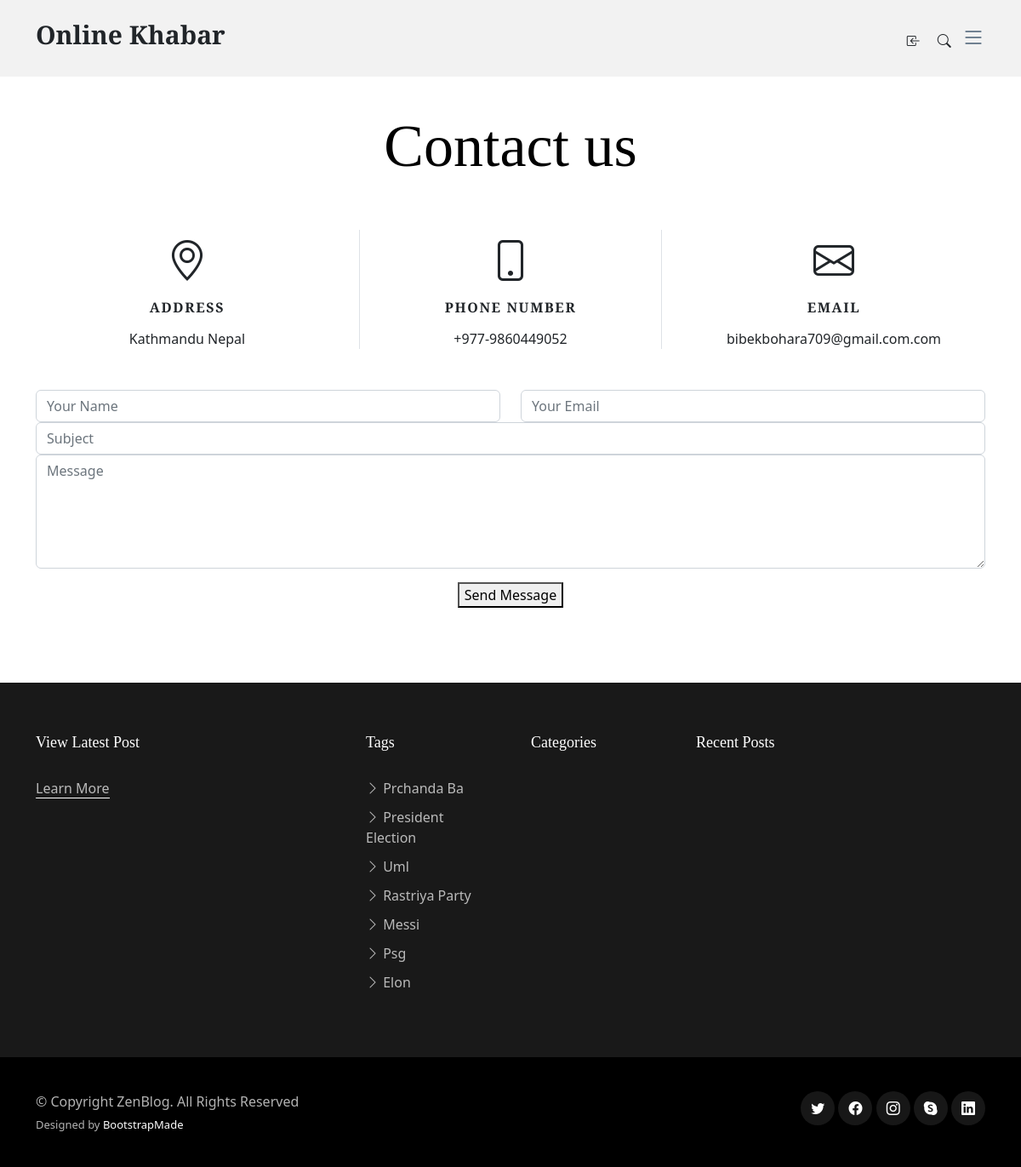
Page /contact/ on the committed database.
### newspaper_blog/models.py (models this page shows, shortened)
class TimeStampModel(models.Model):
    created_at =models.DateTimeField(auto_now_add=True)
    updated_at=models.DateTimeField(auto_now=True)
    class  Meta:
        abstract = True

class Tag(TimeStampModel):
    name = models.CharField(max_length=20)

### newspaper_blog/views.py (the view, shortened to what this page needs)
class ContactView(View):
    template_name = "zennews/contact.html"
    form_class = ContactForm
    def get(self, request, *args, **kwargs):
        return render(request, self.template_name)

### newspaper_blog/navigation.py (called while the page is built)
def navigation(request):
    categories = Category.objects.all()
    tags = Tag.objects.all()[:7]
    top_categories = (
        Post.objects.values("category__pk", "category__name")
        .annotate(
            pk=F("category__pk"), name=F("category__name"),max_views=Sum("views_count")
        )
        .order_by("-max_views")
        .values("pk","name","max_views")
    )
    return{
        "categories":categories,
        "tags":tags,
        "top_categories":top_categories,
    }

### templates/zennews/contact.html (shortened to what this page needs)
{% extends 'zennews/base.html' %}
{% block content %}
<main id="main">
    <section id="contact" class="contact mb-5">
      <div class="container" data-aos="fade-up">
        <div class="row">
          <div class="col-lg-12 text-center mb-5">
            <h1 class="page-title">Contact us</h1>
          </div>
        </div>
        <div class="row gy-4">
          <div class="col-md-4">
            <div class="info-item">
              <i class="bi bi-geo-alt"></i>
              <h3>Address</h3>
              <address>Kathmandu Nepal</address>
            </div>
          </div>
          <div class="col-md-4">
            <div class="info-item info-item-borders">
              <i class="bi bi-phone"></i>
              <h3>Phone Number</h3>
              <p><a href="tel:+155895548855">+977-9860449052</a></p>
            </div>
          </div>
          <div class="col-md-4">
            <div class="info-item">
              <i class="bi bi-envelope"></i>
              <h3>Email</h3>
              <p><a href="mailto:info@example.com">bibekbohara709@gmail.com.com</a></p>
            </div>
          </div>
        </div>
        <div class="form mt-5">
          <form action="" method="post" role="form" class="email-form" >
            <div class="row">
              <div class="form-group col-md-6">
                <input type="text"
                name="name"
                class="form-control"
                id="name"
                placeholder="Your Name"
                {{ form.name.errors}}required>
              </div>
              <div class="form-group col-md-6">
                <input type="email"
                class="form-control"
                name="email"
                 id="email"
                 placeholder="Your Email"
                  {{ form.email.errors}}required>
              </div>
            </div>
            <div class="form-group">
              <input type="text"
               class="form-control"
                name="subject"
                id="subject"
                placeholder="Subject"
                {{ form.subject.errors}}required>
            </div>
            <div class="form-group">
              <textarea class="form-control"
              name="message"
               rows="5"
               placeholder="Message"
                {{ form.message.errors}}required></textarea>
            </div>
            <div class="text-center"><button type="submit">Send Message</button></div>
          </form>
        </div>
      </div>
    </section>
  </main>
{% endblock content %}

### templates/zennews/footer/footer.html (shortened to what this page needs)
  <footer id="footer" class="footer">
    <div class="footer-content">
      <div class="container">
        <div class="row g-5">
          <div class="col-lg-4">
            <h3 class="footer-heading">View Latest Post</h3>
            <p><a href="{% url 'about' %}" class="footer-link-more">Learn More</a></p>
          </div>
          <div class="col-6 col-lg-2">
            <h3 class="footer-heading">Tags</h3>
            <ul class="footer-links list-unstyled">
              {% for tag  in tags %}
              <li><a href="category.html"><i class="bi bi-chevron-right"></i> {{tag.name|title}}</a></li>
              {% endfor %}
            </ul>
          </div>
          <div class="col-6 col-lg-2">
            <h3 class="footer-heading">Categories</h3>
          </div>
          <div class="col-lg-4">
            <h3 class="footer-heading">Recent Posts</h3>
          </div>
        </div>
      </div>
    </div>
    <div class="footer-legal">
      <div class="container">
        <div class="row justify-content-between">
          <div class="col-md-6 text-center text-md-start mb-3 mb-md-0">
            <div class="copyright">
              © Copyright <strong><span>ZenBlog</span></strong>. All Rights Reserved
            </div>
            <div class="credits">
              Designed by <a href="https://bootstrapmade.com/">BootstrapMade</a>
            </div>
          </div>
          <div class="col-md-6">
            <div class="social-links mb-3 mb-lg-0 text-center text-md-end">
              <a href="#" class="twitter"><i class="bi bi-twitter"></i></a>
              <a href="#" class="facebook"><i class="bi bi-facebook"></i></a>
              <a href="#" class="instagram"><i class="bi bi-instagram"></i></a>
              <a href="#" class="google-plus"><i class="bi bi-skype"></i></a>
              <a href="#" class="linkedin"><i class="bi bi-linkedin"></i></a>
            </div>
          </div>
        </div>
      </div>
    </div>
  </footer>

### static/assets/css/variables.css (style rules this page uses)
:root { --font-default: 'EB Garamond', system-ui, -apple-system, "Segoe UI", Roboto, "Helvetica Neue", Arial, "Noto Sans", "Liberation Sans", sans-serif, "Apple Color Emoji", "Segoe UI Emoji", "Segoe UI Symbol", "Noto Color Emoji"; --font-primary: 'EB Garamond', serif; --font-secondary: 'Inter', sans-serif; --color-default: #212529; --color-default-rgb: 33, 37, 41; --color-links: #212529; --color-links-hover: #15171a; --color-primary: #212529; --color-primary-light: #26282c; --color-primary-dark: #0b0c0e; --color-primary-rgb: 33, 37, 41; --color-primary-light-rgb: 38, 40, 44; --color-primary-dark-rgb: 11, 12, 14; --color-secondary: #596d80; --color-secondary-light: #8498aa; --color-secondary-dark: #404f5c; --color-secondary-rgb: 89, 109, 128; --color-secondary-light-rgb: 132, 152, 170; --color-secondary-dark-rgb: 64, 79, 92; --color-blue: #0d6efd; --color-blue-rgb: 13, 110, 253; --color-indigo: #6610f2; --color-indigo-rgb: 102, 16, 242; --color-purple: #6f42c1; --color-purple-rgb: 111, 66, 193; --color-pink: #f3268c; --color-pink-rgb: 243, 38, 140; --color-red: #df1529; --color-red-rgb: 223, 21, 4; --color-orange: #fd7e14; --color-orange-rgb: 253, 126, 20; --color-yellow: #ffc107; --color-yellow-rgb: 255, 193, 7; --color-green: #059652; --color-green-rgb: 5, 150, 82; --color-teal: #20c997; --color-teal-rgb: 32, 201, 151; --color-cyan: #0dcaf0; --color-cyan-rgb: 13, 202, 240; --color-white: #ffffff; --color-white-rgb: 255, 255, 255; --color-gray: #6c757d; --color-gray-rgb: 108, 117, 125; --color-black: #000000; --color-black-rgb: 0, 0, 0; }
:root { --bs-blue: var(--color-blue); --bs-indigo: var(--color-indigo); --bs-purple: var(--color-purple); --bs-pink: var(--color-pink); --bs-red: var(--color-red); --bs-orange: var(--color-orange); --bs-yellow: var(--color-yellow); --bs-green: var(--color-green); --bs-teal: var(--color-teal); --bs-cyan: var(--color-cyan); --bs-white: var(--color-white); --bs-gray: var(--color-gray); --bs-gray-dark: #343a40; --bs-gray-100: #f8f9fa; --bs-gray-200: #e9ecef; --bs-gray-300: #dee2e6; --bs-gray-400: #ced4da; --bs-gray-500: #adb5bd; --bs-gray-600: #6c757d; --bs-gray-700: #495057; --bs-gray-800: #343a40; --bs-gray-900: #212529; --bs-primary: var(--color-blue); --bs-secondary: var(--color-blue); --bs-success: #198754; --bs-info: #0dcaf0; --bs-warning: #ffc107; --bs-danger: #dc3545; --bs-light: #f8f9fa; --bs-dark: #212529; --bs-primary-rgb: var(--color-primary-rgb); --bs-secondary-rgb: var(--color-secondary-rgb); --bs-success-rgb: 25, 135, 84; --bs-info-rgb: 13, 202, 240; --bs-warning-rgb: 255, 193, 7; --bs-danger-rgb: 220, 53, 69; --bs-light-rgb: 248, 249, 250; --bs-dark-rgb: 33, 37, 41; --bs-white-rgb: var(--color-white-rgb); --bs-black-rgb: var(--color-black-rgb); --bs-body-color-rgb: var(--color-default-rgb); --bs-body-bg-rgb: 255, 255, 255; --bs-font-sans-serif: var(--font-default); --bs-font-monospace: SFMono-Regular, Menlo, Monaco, Consolas, "Liberation Mono", "Courier New", monospace; --bs-gradient: linear-gradient(180deg, rgba(255, 255, 255, 0.15), rgba(255, 255, 255, 0)); --bs-body-font-family: var(--font-default); --bs-body-font-size: 1rem; --bs-body-font-weight: 400; --bs-body-line-height: 1.5; --bs-body-color: var(--color-default); --bs-body-bg: #fff; }

### rows in the picture
Tag: name "Prchanda Ba"
Tag: name "President Election"
Tag: name "Uml"
Tag: name "Rastriya Party"
Tag: name "Messi"
Tag: name "Psg"
Tag: name "Elon"
